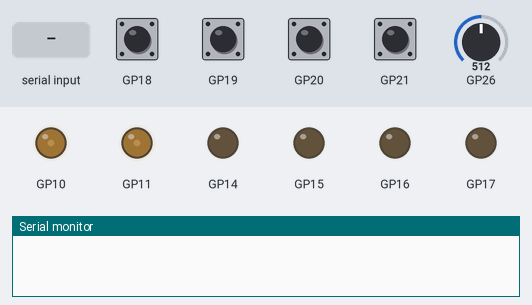
A sketch run on a simulated Raspberry Pi Pico. Parts: output pins drawn as LEDs (lit = HIGH), the last lines printed to the serial monitor. The test bench sets the inputs (shaded band); at power-on: GP18–21 HIGH, GP26 = 512.

Above: at 1.2 s.
1.3 s: GP18 pulled LOW for 0.15 s
At 4.3 s:
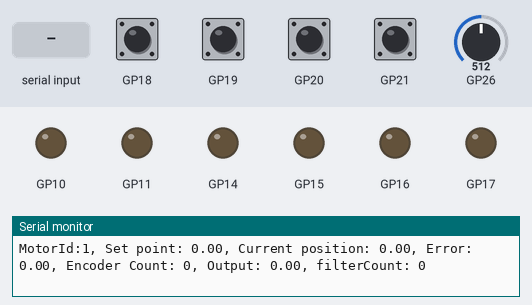
4.4 s: GP20 pulled LOW for 0.15 s
7.5 s: "M\n" received over Serial
9.1 s: GP26 set to 541
At 9.9 s:
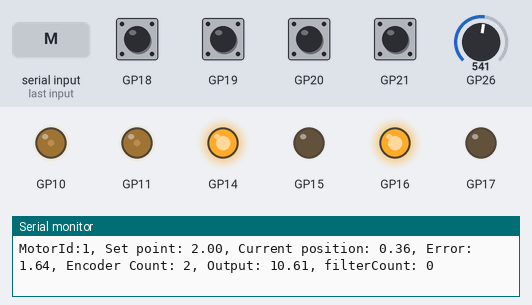
10.6 s: GP26 set to 605
13.2 s: GP26 set to 628
At 23.91 s:
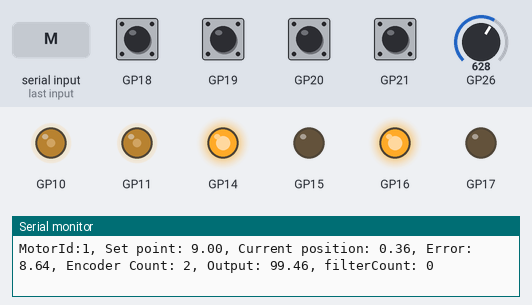
Timing chart, 0 to 32.4 s (numbered marks = the images above; inputs shaded):
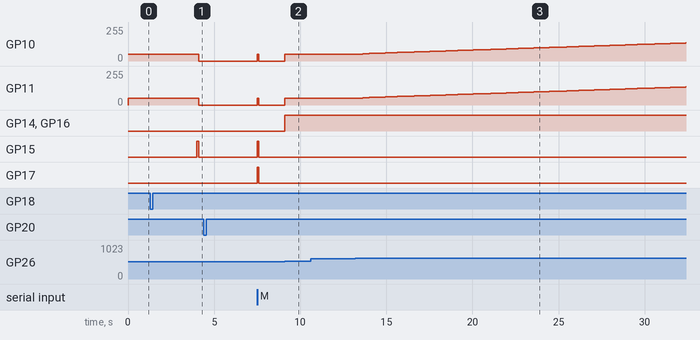

The sketch:

Two_Arms_robat_position_controlling_04_02_06.ino
```cpp
// Ver 4.02.06 revision for presentation in order to move between two points on and off. combining two programs (ver 04 + ver 05)
//Peiman Edalatjoo 94112 - HKA - February 2025

#include <Arduino.h>
#include <pico/multicore.h>

#define MAX_SPEED 255    // Maximum PWM speed
#define PWM_MIN_SPEED 50  // Dead band of the motor compensation. Min value for PWM in order to make motors move!
#define ZERO_INTERPOLATION_FEED 50
#define PID_SAMPLE_TIME 100 // ms  // T = Sample period
#define BOUNCING 2 //based on sample time (this number * sample time), filter for arriving setpoint
#define POT_BOUNC_FILTER_NO   5 // POT_BOUNC_FILTER_NO * PID_SAMPLE_TIME msec. eg: 10*100ms=1sec
#define POT_MAX_DEVIATION  10 // Default ADC resolution with 12 bits/: 3.3 volt / 2^12= 0.8 mv. POT_MAX_DEVIATION*0.8. with 10 it is 8mv - Filter on POT
#define LED_PIN LED_BUILTIN


const int EncoderCountsPerRevolution = 2000;  //// Adjust based on the encoder experiment
const int ZeroInterpolationFeed = 50;
const long interval = 4000;
int ledState = LOW;  // ledState used to set the LED


enum class MotorStatus {
    STOP_REST,
    HOLD,
    RUN,
    ZERO_INTERPOL,
    NORM_INTERPOL,
    TIME_OUT,
    ACCELERATION,
    DECELERATION
};
enum class operationMode {
    MANUAL,
    PARALLEL_MOVEMENT,
    SEQUENTIAL_MOVEMENT
};

class motor {
  int id;
  //    hardware configuration
  int pwm_pin;
  int forward_pin;
  int backward_pin;
  int encoderA_pin;
  int encoderB_pin;
  int potentiometer_jogging_pin;

  MotorStatus motorStatus;  // Use the new strongly typed enum
  operationMode mode;  // Variable to store the current mode of operation

  bool controlMode;   // 1- Manual mode or jogging mode through potetiometer or 0 - Auto mode by entering target (raduios) as a set point
  bool interpolationSuccessfullyDone;
  bool zeroInterpolationDone;
  int speed_pwmValue;  // 255 is the max speed if resolution would be 1 byte - later change it to maximum by intializing pico pwm registers

  double Kp, Ki, Kd; // Motor-specific PID gains Ki= T/Ti, Kd= Td/T , T = PID sample periode. imprtant: Ki= T/Ti , T sample  and Kd= Td/T. if in PID control loop you are not using either of them, put their value equal zero. in order to avoid from devision by zero I used Ki instead of Ti!
  double set_value;
  double prev_set_value=0;
  double potValue=0, previous_potValue=0;
  unsigned long last_time = 0;  // Last time the PID was computed
  int filterCount=0, numberOfCoefficient=0 ;
  int potFilterCounter=0;
  double error_1 = 0, error_2=0, error=0, output=0 ;  // For PID calculations
  volatile uint8_t prevState = 0;  // Stores the previous state of A and B
  volatile uint8_t currState = 0;  // Stores the current state of A and B
  volatile  int EncoderCounter;             //based on the number of encoder count
  volatile  double current_position;          // Based on the degree
  static motor* motorInstances[2];  // Static array to hold pointers to motor instances

public:
  //custructor
  motor(int id, int pwm_pin, int forward_Pin, int backward_pin, int encoderA_pin, int encoderB_pin, int potentiometer_jogging_pin, int speed_pwmValue, double Kp, double Ki, double Kd);
  ~motor();
  //Methodes
  void setSpeed(int feed) {speed_pwmValue= feed;};
  // zeroInterpolation();
  void begin();
  void setMode(operationMode newMode) { mode = newMode;};
  void initializeMotorInAuto() { interpolationSuccessfullyDone = false; filterCount=0; potFilterCounter=0;};
  void initializeMotorInManual() { previous_potValue = analogRead(potentiometer_jogging_pin); interpolationSuccessfullyDone = false; filterCount=0; potFilterCounter=0;};
  int getId(){return id;};
  operationMode getMode() const { return mode;};
  void setSetPoint(double inputValue) {set_value = inputValue;};
  void setPrevSetPoint(double inputValue) {prev_set_value = inputValue;};
  void setStatus(MotorStatus statusValue) { motorStatus = statusValue; };
  double getSetPoint() {return set_value;};
  double getPrevSetPoint() { return prev_set_value; };
  bool getControlMode() {return  controlMode;};
  MotorStatus getStatus() { return motorStatus; };
  double getError() {return error;};
  volatile int getEncoderCount() {return EncoderCounter;};
  double getOutput() {return output;};
  bool getIntorpolationStatus() { return interpolationSuccessfullyDone; };
  bool getZeroInterpolation(){return zeroInterpolationDone; };
  int getFilterCount() {return filterCount;};
  int getPwm_pin() {return pwm_pin;};
  int getForward_pin(){return forward_pin;};
  int getBackward_pin(){return backward_pin;};
  double getPosition() { current_position = (EncoderCounter * 360.0) / EncoderCountsPerRevolution; return current_position; };
  bool PID_Function();
  void updateEncoder();
  void setMotor();
  void printDebug();
  void printMode() const;
  static void handleInterrupt0();
  static void handleInterrupt1();
};

motor* motor::motorInstances[2] = { nullptr, nullptr };  //for two motors
int numMotors=2;
motor** motors = new motor*[numMotors];  // Correctly allocate memory for motor pointers

motor::motor(int id, int pwm_pin, int forward_pin, int backward_pin, int encoderA_pin, int encoderB_pin, int potentiometer_jogging_pin, int speed_pwmValue, double Kp, double Ki, double Kd)
 : mode(operationMode::SEQUENTIAL_MOVEMENT), Kp(Kp), Ki(Ki), Kd(Kd) {
  this->id = id;
  this->pwm_pin = pwm_pin;
  this->forward_pin = forward_pin;
  this->backward_pin = backward_pin;
  this->encoderA_pin = encoderA_pin;
  this->encoderB_pin = encoderB_pin;
  this->potentiometer_jogging_pin = potentiometer_jogging_pin;
  this->speed_pwmValue = speed_pwmValue;
  this-> setStatus(MotorStatus::STOP_REST);
  //this-> setMode(operationMode::MANUAL);
  pinMode(pwm_pin, OUTPUT);
  pinMode(forward_pin, OUTPUT);
  pinMode(backward_pin, OUTPUT);
  pinMode(encoderA_pin, INPUT_PULLUP);
  pinMode(encoderB_pin, INPUT_PULLUP);
  pinMode(potentiometer_jogging_pin, INPUT);
  analogWrite(pwm_pin, speed_pwmValue);

  controlMode = set_value = current_position = EncoderCounter  = zeroInterpolationDone= 0;
  interpolationSuccessfullyDone=true;

  if (id < 2) motorInstances[id] = this;  // this method is recommended to access multiple interrupts services in Raspberrypi pico
}

motor::~motor(){
  for (int i = 0; i < numMotors; i++) {
    delete motors[i];
  }
  delete[] motors;
  Serial.print("destructive executed");

}

void motor::begin() {
    if (motorInstances[0] == this) {
        attachInterrupt(digitalPinToInterrupt(encoderA_pin), handleInterrupt0, CHANGE);
        attachInterrupt(digitalPinToInterrupt(encoderB_pin), handleInterrupt0, CHANGE);
    } else if (motorInstances[1] == this) {
        attachInterrupt(digitalPinToInterrupt(encoderA_pin), handleInterrupt1, CHANGE);
        attachInterrupt(digitalPinToInterrupt(encoderB_pin), handleInterrupt1, CHANGE);
    }
}

void motor::handleInterrupt0() {
    if (motorInstances[0]) motorInstances[0]->updateEncoder();
}

void motor::handleInterrupt1() {
    if (motorInstances[1]) motorInstances[1]->updateEncoder();
}

bool motor::PID_Function(){

  unsigned long now = millis();
  if ((now - last_time >= PID_SAMPLE_TIME) &&   getMode() == operationMode::MANUAL) {  // checking whether POT value changed by putting filter on it
    potValue = analogRead(potentiometer_jogging_pin);
    // this part is ignoring little mvolt changes on POT value reading, otherwise motor oscilate in place
    if (abs(potValue - previous_potValue) < POT_MAX_DEVIATION ){ //So if the Read Pot Val was less than POT_BOUNC_FILTER_NO
      potFilterCounter=0;  //reset counter in order to make consecutive reading
    }
    else
      potFilterCounter++;
    if (potFilterCounter == POT_BOUNC_FILTER_NO){   //POT_BOUNC_FILTER_NO*PID_SAMPLE_TIME msec. here 5*100=500 msec - if consecutive reading POT for this time stay out of POT_MAX_DEVIATION FiLter value then POT value has been changed in real
      potFilterCounter=0;
      interpolationSuccessfullyDone=false;          // trigering to start interpolation
      set_value += map(potValue - previous_potValue, 0, 4095, 0, 360);
      previous_potValue=potValue;
    }

  }
  if ( now - last_time >= PID_SAMPLE_TIME &&  !interpolationSuccessfullyDone ) {  //needs interpolation
    last_time = now;

    // Update feedback and calculate error
   // current_position = (EncoderCounter * 360.0) / EncoderCountsPerRevolution;
    //feedback = current_position;
    error = set_value - getPosition();

    // PID calculations diffrent method

    //output +=  this-> Kp * ((1 + Ki + Kd) * error - (1 + 2 * Kd) * error_1 + Kd * error_2 );  // PID formula right point integration
    //output +=  this->Kp * ( (1 +  Kd) * error + (Ki - 1 - 2*Kd) * error_1 + Kd * error_2 );  // PID formula left point integration
    output +=  this-> Kp * ( (1 +  Kd + 0.5*Ki) * error + (0.5*Ki - 1 - 2* Kd) * error_1 + Kd * error_2 );  // PID formula Mid point integration


    error_2 = error_1;
    error_1 = error;

    //if an error was less and limited (for a periode) then consider the interpolation has bin accomplished - movingAvrageFilter
    if (error > -0.5 && error < 0.5)   filterCount++;  // Act same as POT filter
      else filterCount=0;

    if (filterCount == BOUNCING) {
       interpolationSuccessfullyDone = true;
       output =0;
       filterCount = 0;
    }
    setSpeed(MAX_SPEED);
    setMotor();  // Update motor control
    printDebug(); // Debugging commands
  }
  return interpolationSuccessfullyDone;
}

void motor::updateEncoder() {

  int MSB = digitalRead(encoderA_pin); // Most Significant Bit
  int LSB = digitalRead(encoderB_pin); // Least Significant Bit
  currState = (MSB << 1) | LSB; // Convert the two pin states to a single number.
  int sum = (prevState << 2) | currState;

  if (sum == 0b1101 || sum == 0b0100 || sum == 0b0010 || sum == 0b1011) EncoderCounter--;
  if (sum == 0b1110 || sum == 0b0111 || sum == 0b0001 || sum == 0b1000) EncoderCounter++;

  prevState = currState; // Store current state
}


void motor::setMotor() {
  if (output > 0) {
    analogWrite(pwm_pin, constrain(output, PWM_MIN_SPEED, speed_pwmValue));
    digitalWrite(forward_pin, HIGH);
    digitalWrite(backward_pin, LOW);
  }
 else if (output < 0) {
    analogWrite(pwm_pin, constrain(-output, PWM_MIN_SPEED, speed_pwmValue));
    digitalWrite(forward_pin, LOW);
    digitalWrite(backward_pin, HIGH);
  } else {
    analogWrite(pwm_pin, 0);
    digitalWrite(forward_pin, LOW);
    digitalWrite(backward_pin, LOW);
  }

}


void setup() {
  Serial.begin(115200);


  motors[0] = new motor(0, 10, 14, 15, 18, 19, 26, PWM_MIN_SPEED, 5.0, 0.01, 0);
  motors[1] = new motor(1, 11, 16, 17, 20, 21, 26, PWM_MIN_SPEED, 5.0, 0.01, 0);

  for (int i = 0; i < numMotors; i++) {
    // Adjust pin numbers as needed to make programming easier
  //  motors[i] = new motor(i, 10 + i, 14 + i, 15 + i, 18 + i, 19 + i, 26 + i, PWM_MIN_SPEED);
    motors[i]->begin();

  }

}

double temp;
void loop() {
  static bool previousAllMotorInterspolationDone = false;
  static unsigned long currentMillis = 0;
  static bool ledState = LOW;
  // Assume all motors are interpolated until proven otherwise
  bool allMotorInterspolationDone = true;

  if (Serial.available()) {
    Serial.print("m or M = Manual, e.g: P 30 60, paralell movement, eg: S 30 60, Sequencial movement");
    String input = Serial.readStringUntil('\n');

    String setpoints[numMotors+1];
    int setpointCount = 0;

    // Split the input string into individual mode + setpoints
    int startIndex = 0;
    for (int i = 0; i < input.length(); i++) {
      if (input.charAt(i) == ' ' || i == input.length() - 1) {
        setpoints[setpointCount] = input.substring(startIndex, i == input.length() - 1 ? i + 1 : i);
        startIndex = i + 1;
        setpointCount++;
        if (setpointCount == numMotors+1) break;
      }
    }
    if (setpoints[0] == "M" || setpoints[0]== "m") {
      Serial.println("Manual mode active for all motors");
      for (int i = 0; i < numMotors; i++) {
        motors[i]->initializeMotorInManual();
        motors[i]->setMode(operationMode::MANUAL);
      }
    }
    else if (setpointCount == numMotors+1){
      if (setpoints[0] == "P" || setpoints[0] == "p") {
           for (int i = 0; i < numMotors; i++) {
            motors[i]->initializeMotorInAuto();
            motors[i]->setMode(operationMode::PARALLEL_MOVEMENT);
          }
      }
      else if (setpoints[0] == "S" || setpoints[0] == "s") {
          for (int i = 0; i < numMotors; i++) {
            motors[i]->initializeMotorInAuto();
            motors[i]->setMode(operationMode::SEQUENTIAL_MOVEMENT);
          }
      }
      for (int i = 0; i < numMotors; i++) {
        motors[i]->setSetPoint(constrain(setpoints[i+1].toDouble(), 0, 360));
        motors[i]->setStatus(MotorStatus::RUN);
        Serial.print("Motor ");
        Serial.print(i + 1);
        Serial.print(" setpoint: ");
        Serial.println(motors[i]->getSetPoint());
        motors[i]->setPrevSetPoint(motors[i]->getPosition());
      }
    }
    else{ Serial.println("Invalid input. Please enter setpoints for all motors."); }
  }

  switch(motors[0]->getMode()){

    case operationMode::MANUAL:
//      for (int i = 0; i < numMotors; i++)
//        motors[i]->PID_Function();
//      break;
    case operationMode::PARALLEL_MOVEMENT:
      for (int i = 0; i < numMotors; i++)
        motors[i]->PID_Function();
      for (int i = 0; i < numMotors; i++)
        if (!motors[i]->getIntorpolationStatus())
          allMotorInterspolationDone = false;  //even one motor is interpollating, then go false for entire proccess
    break;

    case operationMode::SEQUENTIAL_MOVEMENT:
      for (int i = 0; i < numMotors; ) {
        if(!(motors[i]->getIntorpolationStatus())){
          motors[i]->PID_Function();
          motors[i]->setStatus(MotorStatus::NORM_INTERPOL);
          allMotorInterspolationDone = false;
        }
        else{
          motors[i]->setStatus(MotorStatus::STOP_REST);
          i++;
//          if(i == numMotors) allMotorInterspolationDone = true;
        }
      }
    break;
  }

  if (motors[0]->getMode() != operationMode::MANUAL)
  {
   // Detect rising edge of allMotorInterspolationDone
      if (allMotorInterspolationDone && !previousAllMotorInterspolationDone) {
      currentMillis = millis();  // This will only execute once when the rising edge is detected
      ledState = !ledState;
      for (int i = 0; i < numMotors; i++){   // swap prev and current set points
        temp= motors[i]->getSetPoint();
        motors[i]->setSetPoint(motors[i]->getPrevSetPoint());
        motors[i]->setPrevSetPoint(temp);
      }
    digitalWrite(LED_PIN, ledState);
    }

    if (allMotorInterspolationDone && (millis() - currentMillis >= interval)) {
        for (int i = 0; i < numMotors; i++)
            motors[i]->initializeMotorInAuto();
    }

    previousAllMotorInterspolationDone = allMotorInterspolationDone;  // Update the previous state
  }
}

void motor::printDebug(){
    Serial.println();
    Serial.print("MotorId:");
    Serial.print(getId());
    Serial.print(", Set point: ");
    Serial.print(getSetPoint());
    Serial.print(", Current position: ");
    Serial.print(getPosition());
    Serial.print(", Error: ");
    Serial.print(getError());
    Serial.print(", Encoder Count: ");
    Serial.print(getEncoderCount());
    Serial.print(", Output: ");
    Serial.print(getOutput());
    Serial.print(", filterCount: ");
    Serial.print(getFilterCount());
//    Serial.print(", InterpolStatus: ");
//    Serial.print(getIntorpolationStatus());
//    Serial.print(", Status: ");
//    Serial.print(static_cast<int>(getStatus()));
//    printMode();
}
void motor::printMode()  const{
  switch (mode) {
  case operationMode::MANUAL:
      Serial.print("Mode: Manual");
      break;
  case operationMode::PARALLEL_MOVEMENT:
      Serial.print("Mode: Parallel Movement");
      break;
  case operationMode::SEQUENTIAL_MOVEMENT:
      Serial.print("Mode: Sequential Movement");
        break;
  }
}
```

Measured:
- the behaviour switches between 523 and 524 on GP26 (found by bisection; images 1 and 2)
- the behaviour switches between 620 and 621 on GP26 (found by bisection; images 2 and 3)
- after the input at 1.3 s, GP15: LOW → HIGH after 2.7 s, → LOW 0.10 s later
- after the input at 4.4 s, every drawn part: stays the same
- after the input at 9.1 s, GP10, GP11: 0/255 → 50/255 at once; GP14, GP16: LOW → HIGH at once
